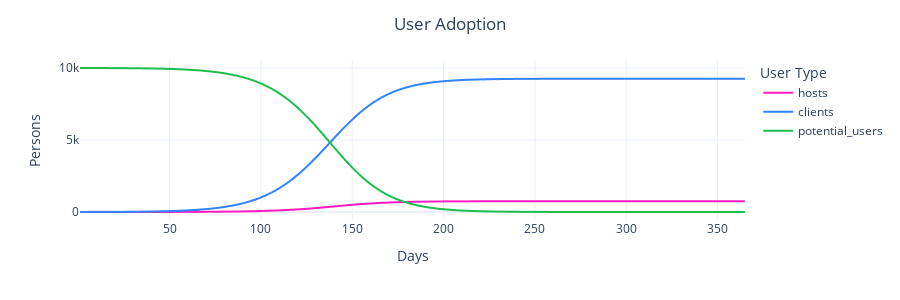

Notebook cell for this chart:
### Markdown cell above
# Anaysis 1: User Adoption

Plot user adoption over the time horizon.

The rate of user adoption at any given timestep is a function of: 
- **word-of-mouth** (the more clients there are, the more likely )
- **base onboarding rate** (set in system parameters as 'onboarding_coeff')
- **price attractiveness** for the given agent (i.e. lower price = more attractive to clients but less attractive for hosts) 
- **registration delay** (i.e the average time clients take to register)

### Code cell
# fig_df = df_1.query('variable_name == 2')

fig = px.line(
    df_1,
    x='timestep',
    y=['hosts', 'clients', 'potential_users'],
    height=300
)

fig.update_layout(
    title="User Adoption",
    xaxis_title="Days",
    yaxis_title="Persons",
    legend_title="User Type")

fig.show()

### Figure 1 — Plotly figure (JSON) as saved in the notebook; plotly's stock layout.template omitted (floating-point values rounded to 4 significant figures; data arrays with more than 128 entries replaced by an {"elided": "..."} marker saying what was removed)
{"data": [{"hovertemplate": "variable=hosts<br>timestep=%{x}<br>value=%{y}<extra></extra>", "legendgroup": "hosts", "line": {"color": "#FC1CBF", "dash": "solid"}, "mode": "lines", "name": "hosts", "showlegend": true, "type": "scattergl", "x": {"elided": "365 int values"}, "xaxis": "x", "y": {"elided": "365 int values"}, "yaxis": "y"}, {"hovertemplate": "variable=clients<br>timestep=%{x}<br>value=%{y}<extra></extra>", "legendgroup": "clients", "line": {"color": "#3283FE", "dash": "solid"}, "mode": "lines", "name": "clients", "showlegend": true, "type": "scattergl", "x": {"elided": "365 int values"}, "xaxis": "x", "y": {"elided": "365 int values"}, "yaxis": "y"}, {"hovertemplate": "variable=potential_users<br>timestep=%{x}<br>value=%{y}<extra></extra>", "legendgroup": "potential_users", "line": {"color": "#1CBE4F", "dash": "solid"}, "mode": "lines", "name": "potential_users", "showlegend": true, "type": "scattergl", "x": {"elided": "365 int values"}, "xaxis": "x", "y": {"elided": "365 int values"}, "yaxis": "y"}], "layout": {"height": 300, "legend": {"title": {"text": "User Type"}, "tracegroupgap": 0}, "margin": {"t": 60}, "title": {"text": "User Adoption"}, "xaxis": {"anchor": "y", "domain": [0, 1], "title": {"text": "Days"}}, "yaxis": {"anchor": "x", "domain": [0, 1], "title": {"text": "Persons"}}}}
